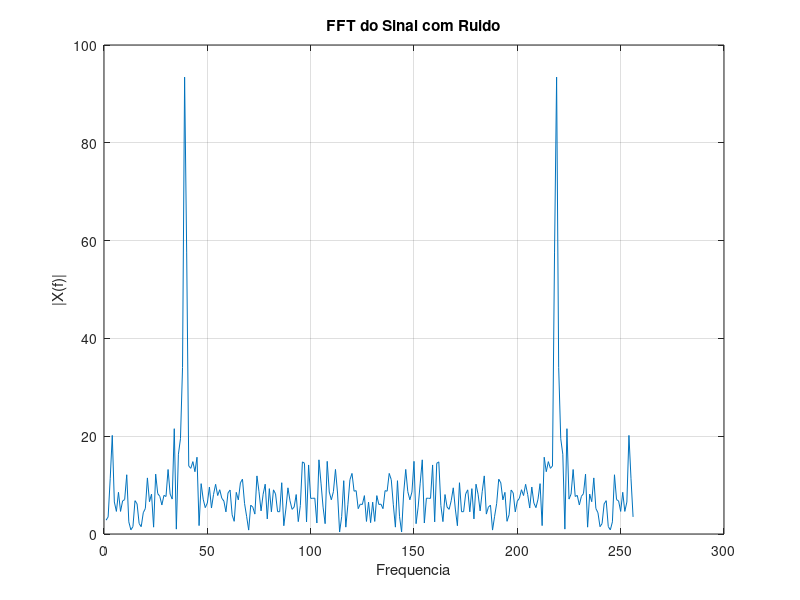

MATLAB code for this plot:
% =========================================================
% QUESTAO 5
% Analise espectral de sinal com ruido
% =========================================================

clc;
clear;
close all;

% Numero de amostras
N = 256;

% Vetor discreto
n = 0:N-1;

% Frequencia do sinal
f0 = 0.15;

% Geracao da senoide
x = sin(2*pi*f0*n);

% Geracao de ruido gaussiano
ruido = 0.5*randn(1,N);

% Soma sinal + ruido
sinal = x + ruido;

% FFT do sinal ruidoso
X = fft(sinal);

% Plot do espectro
figure;
plot(abs(X));
title('FFT do Sinal com Ruido');
xlabel('Frequencia');
ylabel('|X(f)|');
grid on;
